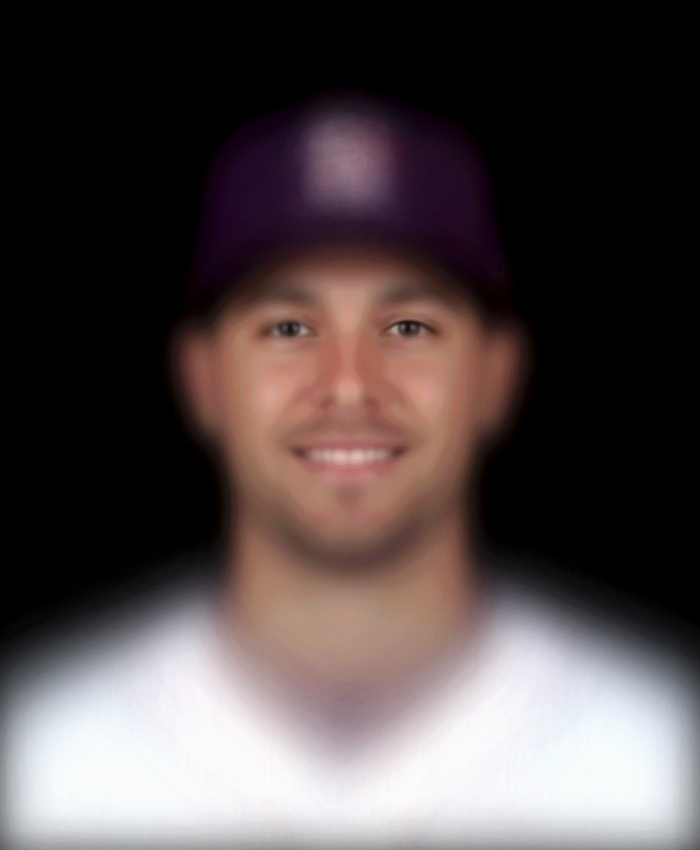
#> input picture All.jpg, 700 x 850 px; the run also reads 1 picture not shown here
$ python MeanSd.py
#> lines starting #> are read from the running program, lines starting #| are printed output that depends on the picture
import numpy as np
import cv2
import os
import pandas as pd

base 			= 'Worked/All/All/'
images 			= os.listdir(base)
faceCascade1 	= cv2.CascadeClassifier('haarcascades/haarcascade_frontalface_alt2.xml')
mean 			= cv2.imread("All.jpg")
#> mean is the input picture: shape (850, 700, 3); mean B, G, R 72.4, 72.2, 82

names = []
score = []
url   = []

for i in range(len(images)):

	print(images[i])
	image1 	= cv2.imread(base + images[i])
	gray 	= cv2.cvtColor(image1, cv2.COLOR_BGR2GRAY)
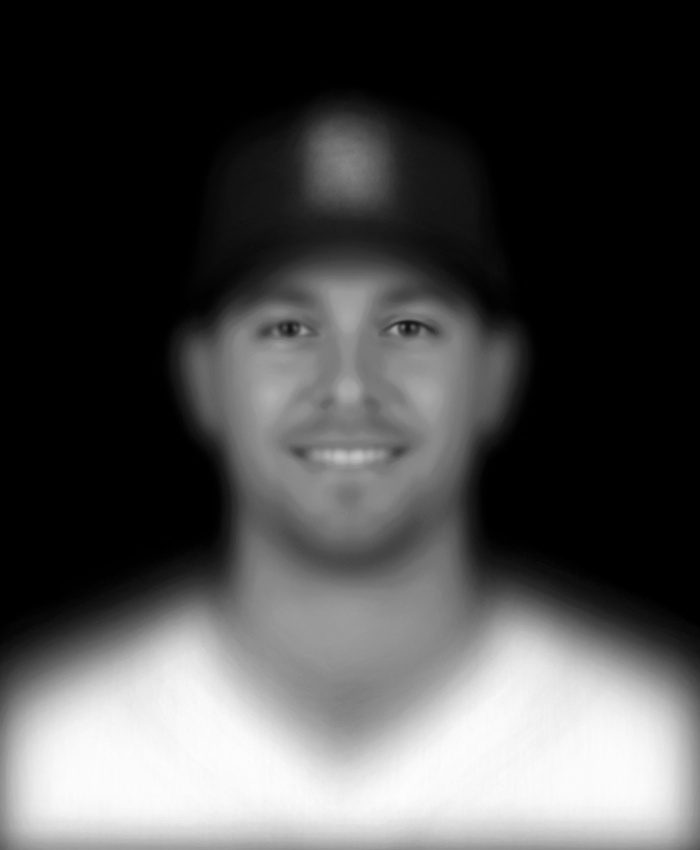
#> gray: shape (850, 700); min 0, max 253, mean 75.1
	output 	= abs(np.subtract(image1, mean))
#> output: shape (850, 700, 3); every value is 0
	faces1 	= faceCascade1.detectMultiScale(gray, 1.1, 5)
#> faces1 = [[192, 214, 307, 307]]

	for (x, y, w, h) in faces1:
		roi_difference 	= 	output[y:y+h, x:x+w]
		roi_color 		=	image1[y:y+h, x:x+w]
#> this loop made 1 pass
#> pass 1, `roi_color 		=	image1[y:y+h, x:x+w]`:
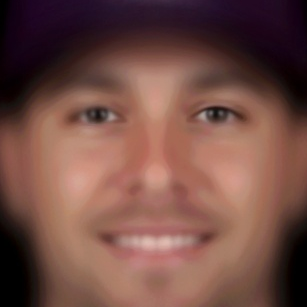
#> roi_color: shape (307, 307, 3); mean B, G, R 68.8, 76.7, 114.8

	param = np.mean(roi_difference)
#> param = 0
	cv2.imwrite("FaceDiffC/" + str(param) + "_" + images[i], roi_color)
	cv2.imwrite("FaceDiff/" + str(param) + "_" + images[i], roi_difference)
	cv2.imwrite("Difference/" + str(param) + "_" + images[i], output)
